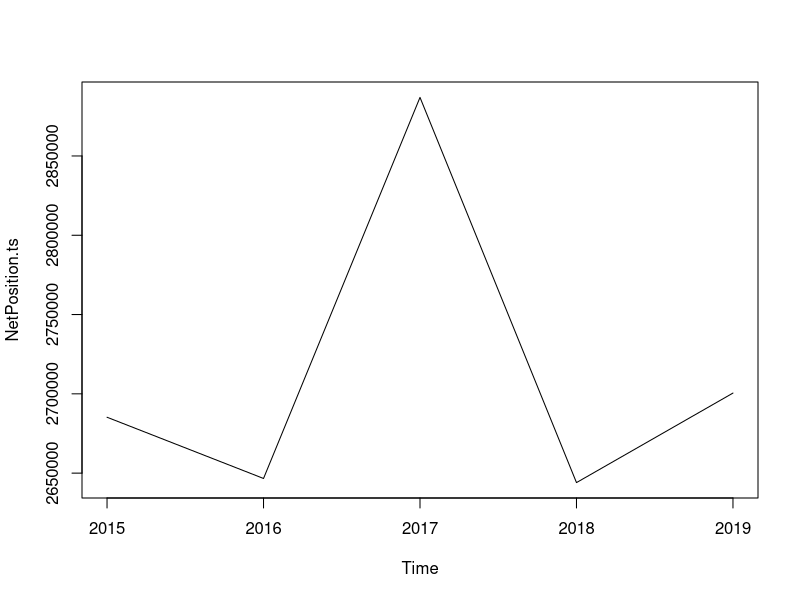

This chart was generated by the following R code:
## ---- chunk 1
library(readxl)
CashFlows <- read_excel("UMass Balance sheets.xlsx", sheet = 1)
RevenuesExpenses <- read_excel("UMass Balance sheets.xlsx", sheet = 2)
NetPosition <- read_excel("UMass Balance sheets.xlsx", sheet = 3)
NetPosition <- NetPosition[25,2:6]
NetPosition <- as.numeric(as.vector(NetPosition))
NetPosition <- rev(NetPosition)
NetPosition.ts <- ts(NetPosition, frequency = 1, start = c(2015,1))
ts.plot(NetPosition.ts)
NetPosition.ts
